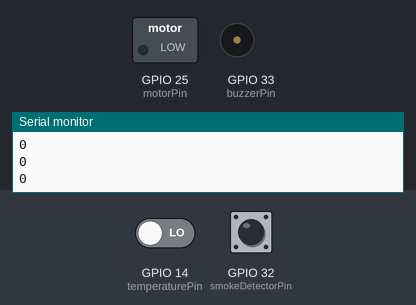
Simulated run of this sketch. Board: ESP32. Parts: switched loads named in the sketch (green lamp = pin HIGH), buzzer (waves = sounding, pin HIGH), the last lines printed to the serial monitor. The inputs (shaded band) are chosen by the test bench; at power-on: GPIO 14 (temperaturePin) LOW, GPIO 32 (smokeDetectorPin) HIGH.

Above: at 1.8 s.
1.9 s: GPIO 14 (temperaturePin) driven HIGH
At 2.3 s:
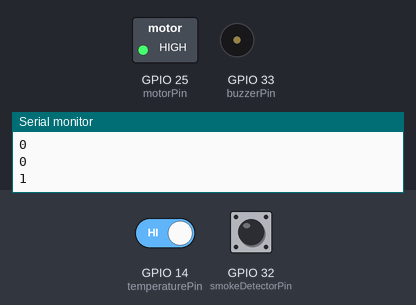
3.5 s: GPIO 32 (smokeDetectorPin) pulled LOW for 3.2 s
At 6.2 s:
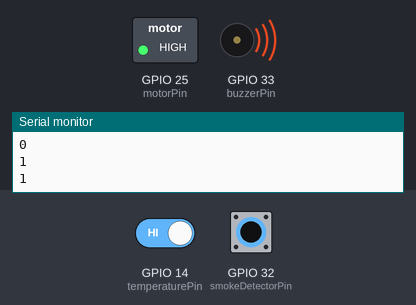
9.7 s: GPIO 14 (temperaturePin) driven LOW
At 12.6 s:
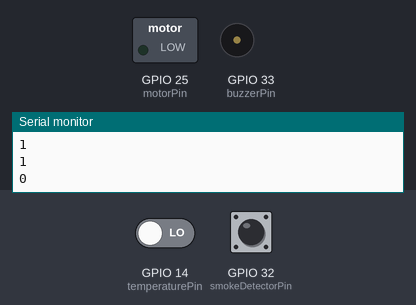
12.7 s: GPIO 32 (smokeDetectorPin) pulled LOW for 0.6 s
At 13.4 s:
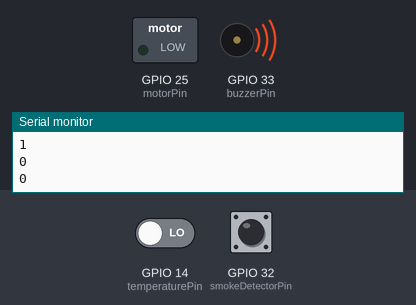
Timing chart, 0 to 15.7 s (numbered marks = the images above; inputs shaded):
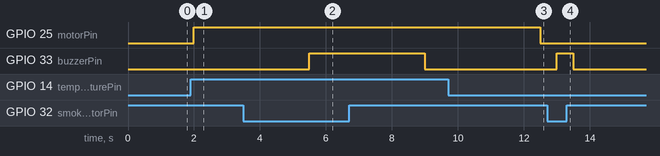

Measured:
- after the input at 1.9 s, GPIO 25 (motorPin): LOW → HIGH after 0.10 s
- after the input at 3.5 s, GPIO 33 (buzzerPin): LOW → HIGH after 2.0 s, → LOW 3.5 s later
- after the input at 9.7 s, GPIO 25 (motorPin): HIGH → LOW after 2.8 s
- after the input at 12.7 s, GPIO 33 (buzzerPin): LOW → HIGH after 0.30 s, → LOW 0.50 s later

The sketch:

mobile_proj_esp2.ino
```cpp
// Pin configurations

#define smokeDetectorPin 32 //digital output
#define buzzerPin 33
#define temperaturePin  14 //digital output


// motor  settings
#define motorPin 25


void setup() {
  Serial.begin(115200); // Set baud rate to 115200
  // smoke sensor
  pinMode(smokeDetectorPin, INPUT);
  pinMode(buzzerPin, OUTPUT);
  pinMode(motorPin, OUTPUT);
  pinMode(temperaturePin, INPUT);
  Serial.println("Mall Sensors Test");
}

void loop() {
  int gasValue = digitalRead(smokeDetectorPin);

  int tempValue = digitalRead(temperaturePin);
  Serial.println(tempValue);
  //smoke sensor
  if (gasValue == LOW) {

    // Gas detected, turn on the buzzer
    digitalWrite(buzzerPin, HIGH);
  }
  else{
    digitalWrite(buzzerPin, LOW);
  }

  //temperature
  if(tempValue == HIGH){
    //turn on motor
    digitalWrite(motorPin, HIGH);
    delay(3000);
  } else if(tempValue == LOW) {
    //turn off motor
    digitalWrite(motorPin, LOW);
  }
  delay(500);

}
```
